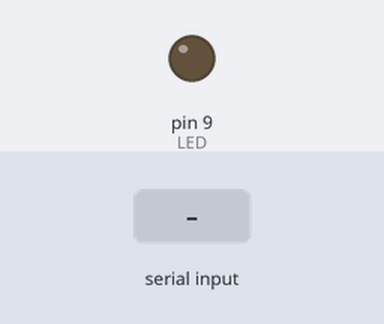
A sketch run on a simulated Arduino Uno, built with avr-gcc and run on an emulated ATmega328P. On the bench: output pins drawn as LEDs (lit = HIGH). The test bench sets the inputs (shaded band). What the sketch prints to the serial monitor is not drawn.

Above: at 1.2 s.
1.3 s: "a" received over the second serial link
At 2.4 s:
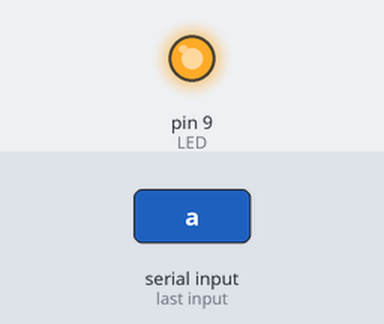
2.8 s: "b" received over the second serial link
At 4.0 s:
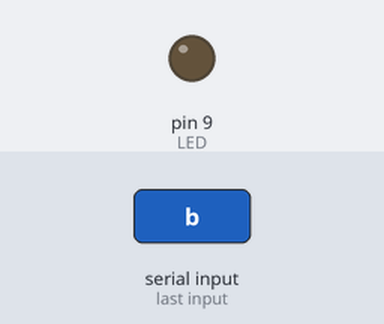
Timing chart, 0 to 5.8 s (numbered marks = the images above; inputs shaded):
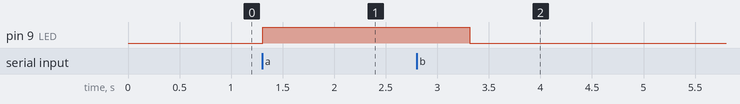

Measured:
- after the input at 1.3 s, pin 9 (LED): LOW → HIGH at once
- after the input at 2.8 s, pin 9 (LED): HIGH → LOW after 0.52 s

The sketch:

GSM_Module_bluetooth_.ino
```cpp
#include<SoftwareSerial.h>
SoftwareSerial Tomtom(11,10);

int LED =9;
char Tes;

void setup() {
  // put your setup code here, to run once:
  Tomtom.begin(9600);
  pinMode(LED,OUTPUT);
  Serial.begin(9600);
}

void loop() {
  // put your main code here, to run repeatedly:
  if(Tomtom.available())
  Tes = Tomtom.read();
  Serial.println(Tes);
  if(Tes=='a')
  {digitalWrite(LED,HIGH);
  Serial.print(" light on ");
  delay(2000);
  }
 // Serial.println(Tes);
  if(Tes=='b')
  {digitalWrite(LED,LOW);
  Serial.print(" light off ");

  delay(2000);
  }
 //Serial.println(Tes);
}
```
